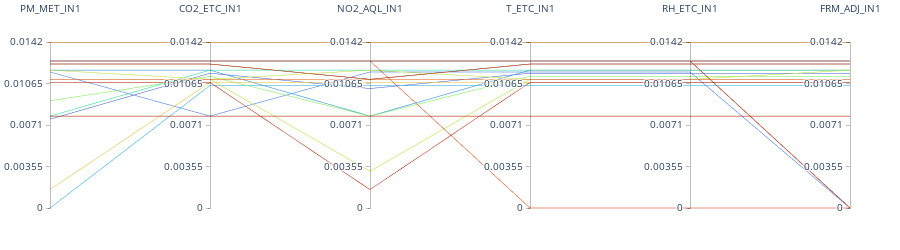

Notebook source saved alongside this figure:
### Code cell
def calculate_and_draw_combined_co_coverage_parcoords(data_singleton, start_date, end_date):
    """
    Calculate the co-coverage matrix for pollutants across all datasets using daily bins
    and visualize them in a single parallel coordinates plot with enhanced visibility.

    Args:
        data_singleton: The DataSingleton object containing datasets.
        start_date (str): Start date of the time range (e.g., '2019-02-06').
        end_date (str): End date of the time range (e.g., '2019-11-19').

    Returns:
        None: Displays the parallel coordinates plot.
    """
    pollutants = ['PM_MET_IN1', 'CO2_ETC_IN1', 'NO2_AQL_IN1', 'T_ETC_IN1', 'RH_ETC_IN1', 'FRM_ADJ_IN1']
    
    daily_bins = pd.date_range(start=start_date, end=end_date, freq='D')

    dataset_lines = []
    dataset_names = []

    for dataset_name in data_singleton._data_store:
        dataset = data_singleton.get_data(dataset_name)
        dataset['Date'] = pd.to_datetime(dataset['Date'], errors='coerce')
        filtered_data = dataset[(dataset['Date'] >= start_date) & (dataset['Date'] <= end_date)]

        available_columns = [col for col in pollutants if col in filtered_data.columns]
        if len(available_columns) < 2:
            print(f"Skipping {dataset_name}: Insufficient pollutant columns.")
            continue

        filtered_data['bin'] = pd.cut(filtered_data['Date'], bins=daily_bins, labels=daily_bins[:-1])

        daily_presence = pd.DataFrame(
            0, index=daily_bins[:-1], columns=available_columns
        )

        for col in available_columns:
            daily_presence[col] = filtered_data.groupby('bin', observed=False)[col].apply(lambda x: x.notna().any()).astype(int)

        co_coverage_matrix = pd.DataFrame(
            np.zeros((len(available_columns), len(available_columns))),
            index=available_columns, columns=available_columns
        )

        T = len(daily_bins) - 1
        for i, col_i in enumerate(available_columns):
            for j, col_j in enumerate(available_columns):
                co_coverage_matrix.iloc[i, j] = (
                    (daily_presence[col_i] & daily_presence[col_j]).sum() / T
                )

        avg_co_coverage = co_coverage_matrix.mean(axis=1).values
        dataset_lines.append(avg_co_coverage)
        dataset_names.append(dataset_name)

    # Ensure all pollutant dimensions are labeled properly
    dimensions = []
    for i, pollutant in enumerate(pollutants):
        values = [line[i] if i < len(line) else 0 for line in dataset_lines]
        dimensions.append(
            dict(
                label=pollutant,
                values=values,
                range=[0, 0.0142],
                tickvals=np.linspace(0, 0.0142, 5),  # Ensure axis ticks are visible
            )
        )

    # Create the parallel coordinates plot
    fig = go.Figure(
        data=go.Parcoords(
            line=dict(
                color=np.arange(len(dataset_lines)), 
                colorscale="Turbo",  # Vibrant color scheme
                cmin=0, 
                cmax=len(dataset_lines),
                showscale=False  # Hide color scale
            ),
            dimensions=dimensions,
        )
    )

    # Adjust layout for better readability
    fig.update_layout(
        height=250,  # Smaller height
        margin=dict(l=50, r=50, t=40, b=40),  # Adjusted top margin for labels
    )

    fig.show()
start_date = '2016-07-12'
end_date = '2018-04-09'
calculate_and_draw_combined_co_coverage_parcoords(data_singleton, start_date, end_date)

### Figure 1 — Plotly figure (JSON) as saved in the notebook; plotly's stock layout.template omitted (floating-point values rounded to 4 significant figures)
{"data": [{"dimensions": [{"label": "PM_MET_IN1", "range": [0, 0.0142], "tickvals": [0.0, 0.00355, 0.0071, 0.01065, 0.0142], "values": [0.01415, 0.01258, 0.01258, 0.01232, 0.01179, 0.01258, 0.01258, 0.01258, 0.01258, 0.0076, 0.01258, 0.01164, 0.01258, 0.01258, 0.01258, 0.01258, 0.01179, 0, 0.01232, 0.01258, 0.01258, 0.01258, 0.01258, 0.01232, 0.01258, 0.007862, 0.01258, 0.01258, 0.01415, 0.01258, 0.01258, 0.01415, 0.009172, 0.01258, 0.01258, 0.01232, 0.01258, 0.01258, 0.01101, 0.01179, 0.01258, 0.01258, 0.01258, 0.01415, 0.001572, 0.01258, 0.01258, 0.01258, 0.01258, 0.01415, 0.01258, 0.007862, 0.01258, 0.01258, 0.01258, 0.01101, 0.01258, 0.01232, 0.01258, 0.01258, 0.01232, 0.01258, 0.007862, 0.01258, 0.01074, 0.01258, 0.01258, 0.01258, 0.01258, 0.01258]}, {"label": "CO2_ETC_IN1", "range": [0, 0.0142], "tickvals": [0.0, 0.00355, 0.0071, 0.01065, 0.0142], "values": [0.01415, 0.01258, 0.01258, 0.01232, 0.01179, 0.01258, 0.01258, 0.01258, 0.01258, 0.01153, 0.01258, 0.007862, 0.01258, 0.01258, 0.01258, 0.01258, 0.01179, 0.01048, 0.01232, 0.01258, 0.01258, 0.01258, 0.01258, 0.01232, 0.01258, 0.01179, 0.01258, 0.01258, 0.01415, 0.01258, 0.01258, 0.01415, 0.01127, 0.01258, 0.01258, 0.01232, 0.01258, 0.01258, 0.01101, 0.01101, 0.01258, 0.01258, 0.01258, 0.01415, 0.01074, 0.01258, 0.01258, 0.01258, 0.01258, 0.01415, 0.01258, 0.007862, 0.01258, 0.01258, 0.01258, 0.01101, 0.01258, 0.01232, 0.01258, 0.01258, 0.01232, 0.01258, 0.007862, 0.01258, 0.01074, 0.01258, 0.01258, 0.01258, 0.01258, 0.01258]}, {"label": "NO2_AQL_IN1", "range": [0, 0.0142], "tickvals": [0.0, 0.00355, 0.0071, 0.01065, 0.0142], "values": [0.01415, 0.01258, 0.01258, 0.01101, 0.007862, 0.01258, 0.01258, 0.01258, 0.01258, 0.01022, 0.01258, 0.01164, 0.01258, 0.01258, 0.01258, 0.01258, 0.007862, 0.01048, 0.01101, 0.01258, 0.01258, 0.01258, 0.01258, 0.01101, 0.01258, 0.01179, 0.01258, 0.01258, 0.01415, 0.01258, 0.01258, 0.01415, 0.007862, 0.01258, 0.01258, 0.01101, 0.01258, 0.01258, 0.003145, 0.01179, 0.01258, 0.01258, 0.01258, 0.01415, 0.01074, 0.01258, 0.01258, 0.01258, 0.01258, 0.01415, 0.01258, 0.007862, 0.01258, 0.01258, 0.01258, 0.01101, 0.01258, 0.01101, 0.01258, 0.01258, 0.01101, 0.01258, 0.007862, 0.01258, 0.001572, 0.01258, 0.01258, 0.01258, 0.01258, 0.01258]}, {"label": "T_ETC_IN1", "range": [0, 0.0142], "tickvals": [0.0, 0.00355, 0.0071, 0.01065, 0.0142], "values": [0.01415, 0.01258, 0.01258, 0.01232, 0.01179, 0.01258, 0.01258, 0.01258, 0.01258, 0.01153, 0.01258, 0.01164, 0.01258, 0.01258, 0.01258, 0.01258, 0.01179, 0.01048, 0.01232, 0.01258, 0.01258, 0.01258, 0.01258, 0.01232, 0.01258, 0.01179, 0.01258, 0.01258, 0.01415, 0.01258, 0.01258, 0.01415, 0.01127, 0.01258, 0.01258, 0.01232, 0.01258, 0.01258, 0.01101, 0.01101, 0.01258, 0.01258, 0.01258, 0.01415, 0.01074, 0.01258, 0.01258, 0.01258, 0.01258, 0.01415, 0.01258, 0.007862, 0.01258, 0.01258, 0.01258, 0.01101, 0.01258, 0.01232, 0.01258, 0, 0.01232, 0.01258, 0.007862, 0.01258, 0.01074, 0.01258, 0.01258, 0.01258, 0.01258, 0.01258]}, {"label": "RH_ETC_IN1", "range": [0, 0.0142], "tickvals": [0.0, 0.00355, 0.0071, 0.01065, 0.0142], "values": [0.01415, 0.01258, 0.01258, 0.01232, 0.01179, 0.01258, 0.01258, 0.01258, 0.01258, 0.01153, 0.01258, 0.01164, 0.01258, 0.01258, 0.01258, 0.01258, 0.01179, 0.01048, 0.01232, 0.01258, 0.01258, 0.01258, 0.01258, 0.01232, 0.01258, 0.01179, 0.01258, 0.01258, 0.01415, 0.01258, 0.01258, 0.01415, 0.01127, 0.01258, 0.01258, 0.01232, 0.01258, 0.01258, 0.01101, 0.01101, 0.01258, 0.01258, 0.01258, 0.01415, 0.01074, 0.01258, 0.01258, 0.01258, 0.01258, 0.01415, 0.01258, 0.007862, 0.01258, 0.01258, 0.01258, 0.01101, 0.01258, 0.01232, 0.01258, 0, 0.01232, 0.01258, 0.007862, 0.01258, 0.01074, 0.01258, 0.01258, 0.01258, 0.01258, 0.01258]}, {"label": "FRM_ADJ_IN1", "range": [0, 0.0142], "tickvals": [0.0, 0.00355, 0.0071, 0.01065, 0.0142], "values": [0.01415, 0.01258, 0.01258, 0.01232, 0.01179, 0.01258, 0.01258, 0.01258, 0.01258, 0.01153, 0.01258, 0, 0, 0.01258, 0, 0, 0.01179, 0.01048, 0.01232, 0.01258, 0, 0.01258, 0.01258, 0.01232, 0.01258, 0.01179, 0.01258, 0, 0.01415, 0.01258, 0.01258, 0.01415, 0.01127, 0.01258, 0.01258, 0.01232, 0.01258, 0.01258, 0.01101, 0.01179, 0.01258, 0.01258, 0.01258, 0.01415, 0.01074, 0.01258, 0.01258, 0, 0.01258, 0.01415, 0, 0.007862, 0.01258, 0.01258, 0.01258, 0.01101, 0.01258, 0.01232, 0.01258, 0, 0.01232, 0, 0.007862, 0.01258, 0.01074, 0.01258, 0.01258, 0.01258, 0.01258, 0.01258]}], "line": {"cmax": 70, "cmin": 0, "color": [0, 1, 2, 3, 4, 5, 6, 7, 8, 9, 10, 11, 12, 13, 14, 15, 16, 17, 18, 19, 20, 21, 22, 23, 24, 25, 26, 27, 28, 29, 30, 31, 32, 33, 34, 35, 36, 37, 38, 39, 40, 41, 42, 43, 44, 45, 46, 47, 48, 49, 50, 51, 52, 53, 54, 55, 56, 57, 58, 59, 60, 61, 62, 63, 64, 65, 66, 67, 68, 69], "colorscale": [[0, "#30123b"], [0.07143, "#4145ab"], [0.1429, "#4675ed"], [0.2143, "#39a2fc"], [0.2857, "#1bcfd4"], [0.3571, "#24eca6"], [0.4286, "#61fc6c"], [0.5, "#a4fc3b"], [0.5714, "#d1e834"], [0.6429, "#f3c63a"], [0.7143, "#fe9b2d"], [0.7857, "#f36315"], [0.8571, "#d93806"], [0.9286, "#b11901"], [1, "#7a0402"]], "showscale": false}, "type": "parcoords"}], "layout": {"height": 250, "margin": {"b": 40, "l": 50, "r": 50, "t": 40}}}
